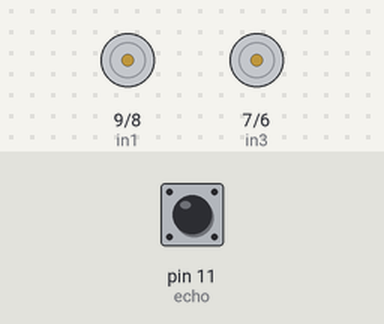
The sketch below on a simulated Arduino Uno, built with avr-gcc and run on an emulated ATmega328P. Parts: motor-driver pin pairs drawn as motors (green arrow = first pin HIGH = forward, orange = second pin HIGH = backward, longer = more drive, scaled by the enable pin). The test bench sets the inputs (shaded band); at power-on: pin 11 (echo) LOW.

Above: at 1.2 s.
1.3 s: pin 11 (echo) pulsed HIGH 2 times (0.12 s each, 0.3 s apart)
At 2.4 s:
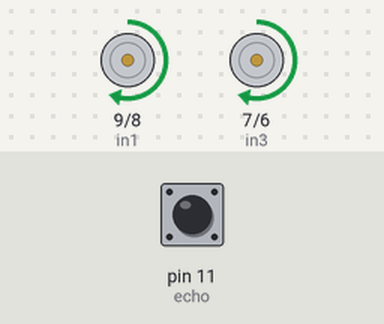
At 3.8 s:
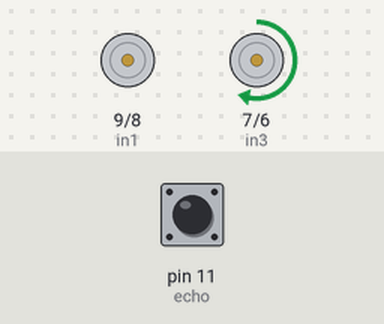
Timing chart, 0 to 5.3 s (numbered marks = the images above; inputs shaded):
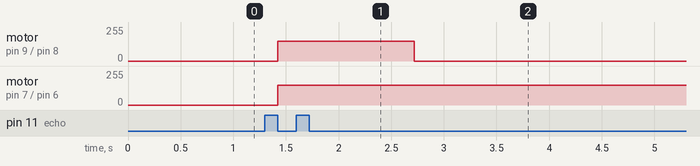

The sketch:

obstacle_avoidance_car.ino
```cpp
// connect motor controller pins to Arduino digital pins
// motor one
int enA = 10;
int in1 = 9;
int in2 = 8;
// motor two
int enB = 5;
int in3 = 7;
int in4 = 6;

const int trig = 12;

const int echo = 11;

//const int motorPin1 = 2;//left motor of the robot

//const int motorPin1 = 3;//right motor of the robot

long duration, inches, cm;
void setup()
{
  // set all the motor control pins to outputs
  pinMode(enA, OUTPUT);
  pinMode(enB, OUTPUT);
  pinMode(in1, OUTPUT);
  pinMode(in2, OUTPUT);
  pinMode(in3, OUTPUT);
  pinMode(in4, OUTPUT);
}
void up()
{
  // this function will run the motors in both directions at a fixed speed
  // turn on motor A
  digitalWrite(in1, HIGH);
  digitalWrite(in2, LOW);
  // set speed to 200 out of possible range 0~255
  analogWrite(enA, 150);
  // turn on motor B
  digitalWrite(in3, HIGH);
  digitalWrite(in4, LOW);
  // set speed to 200 out of possible range 0~255
  analogWrite(enB, 150);
  //delay(2000);
  // now change motor directions

}
void down()
{
 digitalWrite(in2, HIGH);
  digitalWrite(in1, LOW);
  // set speed to 200 out of possible range 0~255
  analogWrite(enA, 150);
  // turn on motor B
  digitalWrite(in4, HIGH);
  digitalWrite(in3, LOW);
  // set speed to 200 out of possible range 0~255
  analogWrite(enB, 150);
  //delay(2000);
  // now change motor directions
}
void left()
{

  digitalWrite(in1, HIGH);

digitalWrite(in2, LOW);  // set speed to 200 out of possible range 0~255
  analogWrite(enA, 150);

  analogWrite(enB, 0);
  //delay(2000);
  // now change motor directions
}
void right()
{
digitalWrite(in2, HIGH);

digitalWrite(in1, LOW);  // set speed to 200 out of possible range 0~255
  analogWrite(enB, 150);

  analogWrite(enA, 0);
}
void loop()
{
  digitalWrite(trig, LOW);

delayMicroseconds(2);

digitalWrite(trig, HIGH);

delayMicroseconds(10);

digitalWrite(trig, LOW);

duration = pulseIn(echo, HIGH);

//this returns the time duration taken

//for the ultrasonics to hit an obstacle and return

inches = duration / 74 / 2;//converts the time duration into inches

cm = duration / 29 / 2;//converts the time duration to cm

if(cm>15){//checks for the distance is greater than 4cm

//the bot forward if the condition is true
up();
//digitalWrite(motorPin1,HIGH);//Both the motors are in ON state

//digitalWrite(motorPin2,HIGH);

Serial.print("No obstacle detected");
}
else
{
//the robot turns right when an obstacle is detected
right();
//digitalWrite(motorPin1,HIGH);//the left motor is in ON state

//digitalWrite(motorPin2,LOW);//the right motor is in OFF state

Serial.print("Obstacle detected");

delay(100);//this delays the process by 100millisec

Serial.print(inches);

//Serial.print(“in, “);

Serial.print(cm);

//Serial.print(“cm”);

Serial.println();

delay(100);//this delays the code by 0.1 second and repeats the loop again


}}
```

Measured:
- after the input at 1.3 s, motor on pin 9 (in1) / pin 8 (in2): stopped → forward 150/255 after 0.12 s, → stopped 1.3 s later; motor on pin 7 (in3) / pin 6 (in4): stopped → forward 150/255 after 0.12 s
